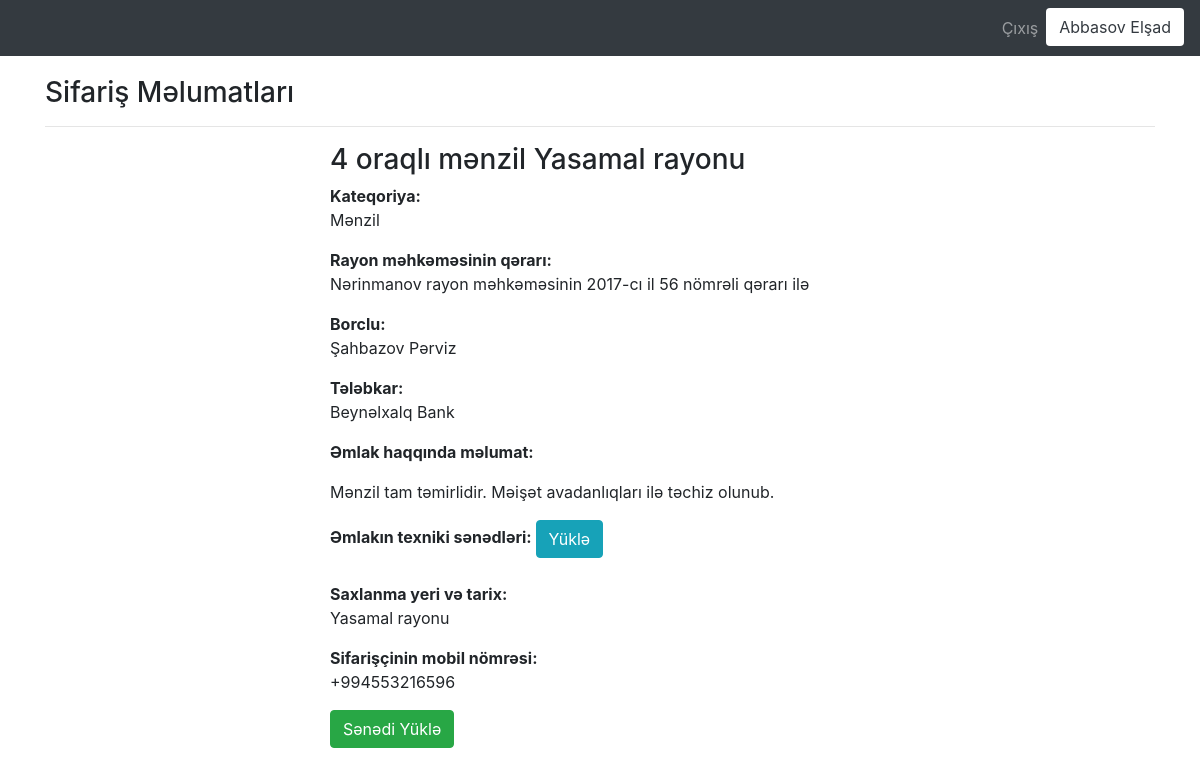
/evaluation_panel/vieworderdetail/1 (signed in), run on the app's committed database.
### user/models.py (models this page shows, shortened)
class User(AbstractBaseUser):
    fin           = models.CharField(max_length = 7, unique = True)
    username      = models.CharField(max_length=55)
    sirname       = models.CharField(max_length=55)
    email         = models.EmailField(max_length=255, unique = True)
    active        = models.BooleanField(default=True) # can login
    company_user  = models.BooleanField(default=False)
    customer_user = models.BooleanField(default=False)
    admin         = models.BooleanField(default=False)
    staff         = models.BooleanField(default=False)
    icra_company  = models.BooleanField(default=False)
    e_mahkama     = models.BooleanField(default=False)
    timestamp     = models.DateTimeField(auto_now_add=True)
    USERNAME_FIELD = 'fin'
    REQUIRED_FIELDS = ['username','sirname','email']
    objects = UserManager()
    @property
    def is_active(self):
        return self.active

### evaluate/models.py (models this page shows, shortened)
class EvaluationOrder(models.Model):
    company_name            = models.ManyToManyField(EvaluationCompany, verbose_name = "Qiymətləndirici təşkilat",related_name="orders")
    order_name              = models.CharField(max_length=255, verbose_name="Sifarişin adı")
    subcategory_name        = models.ForeignKey(SubCategory, on_delete=models.DO_NOTHING, verbose_name = "Kateqoriya",related_name="subcategories_evaluationorder")
    order_law_decision      = models.CharField(max_length=255, verbose_name="Rayon məhkəməsinin qərarı")
    order_deptor            = models.CharField(max_length=255, verbose_name="Borclu")
    order_claimant          = models.CharField(max_length=255, verbose_name="Tələbkar")
    order_information       = RichTextField(verbose_name="Əmlak haqqında məlumat")
    order_document          = models.FileField(verbose_name="Əmlakın texniki sənədlərini daxil edin", upload_to="order_documents/%Y/")
    order_keep_date_location= models.CharField(max_length=255, verbose_name="Saxlanma yeri və tarix")
    order_mobile            = models.CharField(max_length=13, verbose_name="Sifarişçinin mobil nömrəsi")
    is_done                 = models.BooleanField(default=False)
    order_created_date      = models.DateTimeField(auto_now_add=True)

class SubCategory(models.Model):
    category_name  =     models.ForeignKey(Category, on_delete=models.CASCADE, verbose_name = "Kateqoriya",related_name="categories")
    subcategory_name =   models.CharField(max_length=255, unique =True)
    def __str__(self):
        return self.subcategory_name

### evaluate/views.py (the view)
# urls.py: path("vieworderdetail/<int:id>", views.vieworderDetail, name="vieworderdetail"),
@login_required(login_url="/user/login")
def vieworderDetail(request, id):
    order = EvaluationOrder.objects.get(id = id)
    context_order = {"order" : order}
    return render(request, "bm_detailpage.html",context_order)

### templates/bm_detailpage.html
{% extends "layout_company.html" %}
{% block body %}
   <h3>Sifariş Məlumatları</h3>
   <hr>
   <div class="row">
        <div class="col-md-6 offset-md-3">
            <h3>{{order.order_name}}</h3>
            <b>Kateqoriya: </b><p>{{order.subcategory_name}}</p>
            <b>Rayon məhkəməsinin qərarı: </b><p>{{order.order_law_decision}}</p>
            <b>Borclu: </b><p>{{order.order_deptor}}</p>
            <b>Tələbkar: </b><p>{{order.order_claimant}}</p>
            <b>Əmlak haqqında məlumat: </b><p>{{order.order_information|safe}}</p>
            <b>Əmlakın texniki sənədləri: </b><a class="btn btn-info" href="">Yüklə</a>
            <br><br>
            <b>Saxlanma yeri və tarix: </b><p>{{order.order_keep_date_location}}</p>
            <b>Sifarişçinin mobil nömrəsi: </b><p>{{order.order_mobile}}</p>
            <a class="btn btn-success" href="/evaluation_panel/getpdf/{{order.id}}">Sənədi Yüklə</a>
        </div>
   </div>
{% endblock body %}

### templates/includes/navbar_company.html (shortened to what this page needs)
<nav class="navbar navbar-expand-lg navbar-dark bg-dark">
  <div class="collapse navbar-collapse" id="navb">
    <ul class="navbar-nav ml-auto">
      <li class="nav-item">
        <a class="nav-link" href="/user/logout">Çıxış</a>
      </li>
      <li class="nav-item">
        <button type="button" class="btn btn-default text-dark bg-white"><span class="glyphicon glyphicon-star" aria-hidden="true">{{request.user.sirname}} {{request.user.username}}</span></button>
      </li>
    </ul>
  </div>
</nav>

### data on the page
User: user.sirname "Abbasov", user.username "Elşad"
EvaluationOrder: order_name "4 oraqlı mənzil Yasamal rayonu", subcategory_name "Mənzil", order_law_decision "Nərinmanov rayon məhkəməsinin 2017-cı il 56 nömrəli qərarı ilə", order_deptor "Şahbazov Pərviz", order_claimant "Beynəlxalq Bank", order_information "Mənzil tam təmirlidir. Məişət avadanlıqları ilə təchiz olunub.", order_keep_date_location "Yasamal rayonu", order_mobile "+994553216596"
